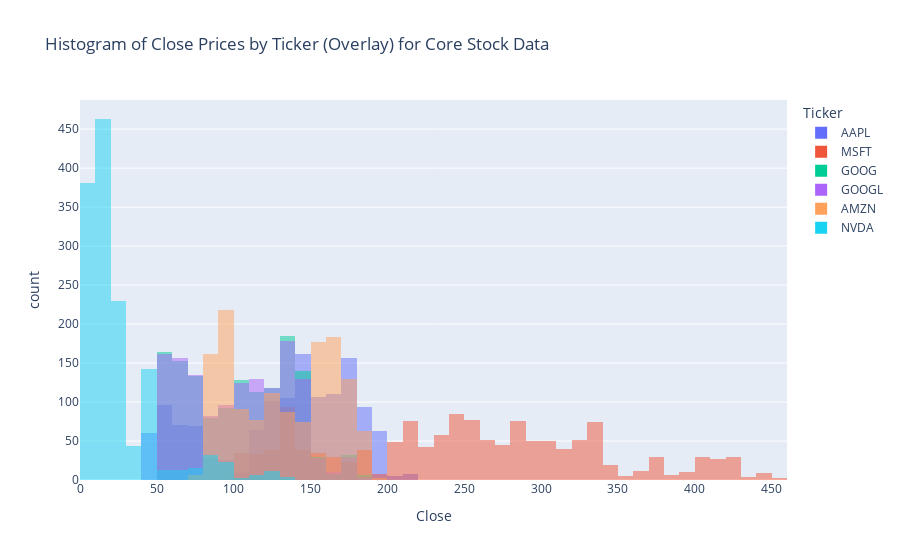

Notebook code for this chart:
### Code cell
fig = px.histogram(core_df, x = 'Close', color = 'Ticker', nbins = 50, barmode = 'overlay', title = 'Histogram of Close Prices by Ticker (Overlay) for Core Stock Data')
fig.show()

### Figure 1 — Plotly figure (JSON) as saved in the notebook; plotly's stock layout.template omitted (floating-point values rounded to 4 significant figures; data arrays with more than 128 entries replaced by an {"elided": "..."} marker saying what was removed)
{"data": [{"alignmentgroup": "True", "bingroup": "x", "hovertemplate": "Ticker=AAPL<br>Close=%{x}<br>count=%{y}<extra></extra>", "legendgroup": "AAPL", "marker": {"color": "#636efa", "opacity": 0.5, "pattern": {"shape": ""}}, "name": "AAPL", "nbinsx": 50, "offsetgroup": "AAPL", "orientation": "v", "showlegend": true, "type": "histogram", "x": {"elided": "1333 float values"}, "xaxis": "x", "yaxis": "y"}, {"alignmentgroup": "True", "bingroup": "x", "hovertemplate": "Ticker=MSFT<br>Close=%{x}<br>count=%{y}<extra></extra>", "legendgroup": "MSFT", "marker": {"color": "#EF553B", "opacity": 0.5, "pattern": {"shape": ""}}, "name": "MSFT", "nbinsx": 50, "offsetgroup": "MSFT", "orientation": "v", "showlegend": true, "type": "histogram", "x": {"elided": "1382 float values"}, "xaxis": "x", "yaxis": "y"}, {"alignmentgroup": "True", "bingroup": "x", "hovertemplate": "Ticker=GOOG<br>Close=%{x}<br>count=%{y}<extra></extra>", "legendgroup": "GOOG", "marker": {"color": "#00cc96", "opacity": 0.5, "pattern": {"shape": ""}}, "name": "GOOG", "nbinsx": 50, "offsetgroup": "GOOG", "orientation": "v", "showlegend": true, "type": "histogram", "x": {"elided": "1382 float values"}, "xaxis": "x", "yaxis": "y"}, {"alignmentgroup": "True", "bingroup": "x", "hovertemplate": "Ticker=GOOGL<br>Close=%{x}<br>count=%{y}<extra></extra>", "legendgroup": "GOOGL", "marker": {"color": "#ab63fa", "opacity": 0.5, "pattern": {"shape": ""}}, "name": "GOOGL", "nbinsx": 50, "offsetgroup": "GOOGL", "orientation": "v", "showlegend": true, "type": "histogram", "x": {"elided": "1382 float values"}, "xaxis": "x", "yaxis": "y"}, {"alignmentgroup": "True", "bingroup": "x", "hovertemplate": "Ticker=AMZN<br>Close=%{x}<br>count=%{y}<extra></extra>", "legendgroup": "AMZN", "marker": {"color": "#FFA15A", "opacity": 0.5, "pattern": {"shape": ""}}, "name": "AMZN", "nbinsx": 50, "offsetgroup": "AMZN", "orientation": "v", "showlegend": true, "type": "histogram", "x": {"elided": "1382 float values"}, "xaxis": "x", "yaxis": "y"}, {"alignmentgroup": "True", "bingroup": "x", "hovertemplate": "Ticker=NVDA<br>Close=%{x}<br>count=%{y}<extra></extra>", "legendgroup": "NVDA", "marker": {"color": "#19d3f3", "opacity": 0.5, "pattern": {"shape": ""}}, "name": "NVDA", "nbinsx": 50, "offsetgroup": "NVDA", "orientation": "v", "showlegend": true, "type": "histogram", "x": {"elided": "1382 float values"}, "xaxis": "x", "yaxis": "y"}], "layout": {"barmode": "overlay", "legend": {"title": {"text": "Ticker"}, "tracegroupgap": 0}, "title": {"text": "Histogram of Close Prices by Ticker (Overlay) for Core Stock Data"}, "xaxis": {"anchor": "y", "domain": [0, 1], "title": {"text": "Close"}}, "yaxis": {"anchor": "x", "domain": [0, 1], "title": {"text": "count"}}}}
